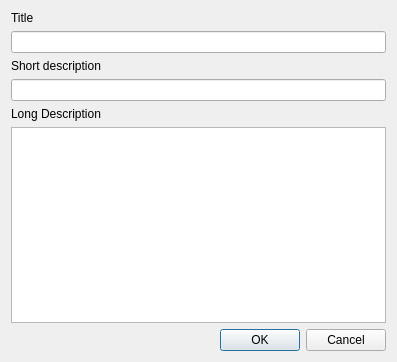
<?xml version="1.0" encoding="UTF-8"?>
<ui version="4.0">
 <class>KTemplateExportDlg</class>
 <widget class="QDialog" name="KTemplateExportDlg">
  <property name="geometry">
   <rect>
    <x>0</x>
    <y>0</y>
    <width>397</width>
    <height>362</height>
   </rect>
  </property>
  <property name="windowTitle">
   <string>Template Export Attributes</string>
  </property>
  <layout class="QGridLayout" name="gridLayout">
   <item row="6" column="0">
    <widget class="KTextEdit" name="m_longDescription"/>
   </item>
   <item row="4" column="0">
    <widget class="QLineEdit" name="m_shortDescription"/>
   </item>
   <item row="3" column="0">
    <widget class="QLabel" name="label_2">
     <property name="text">
      <string>Short description</string>
     </property>
    </widget>
   </item>
   <item row="5" column="0">
    <widget class="QLabel" name="label_3">
     <property name="text">
      <string>Long Description</string>
     </property>
    </widget>
   </item>
   <item row="1" column="0">
    <widget class="QLineEdit" name="m_title"/>
   </item>
   <item row="0" column="0">
    <widget class="QLabel" name="label">
     <property name="text">
      <string>Title</string>
     </property>
    </widget>
   </item>
   <item row="7" column="0">
    <widget class="QDialogButtonBox" name="buttonBox">
     <property name="orientation">
      <enum>Qt::Horizontal</enum>
     </property>
     <property name="standardButtons">
      <set>QDialogButtonBox::Cancel|QDialogButtonBox::Ok</set>
     </property>
    </widget>
   </item>
  </layout>
 </widget>
 <customwidgets>
  <customwidget>
   <class>KTextEdit</class>
   <extends>QTextEdit</extends>
   <header>ktextedit.h</header>
  </customwidget>
 </customwidgets>
 <tabstops>
  <tabstop>m_title</tabstop>
  <tabstop>m_shortDescription</tabstop>
  <tabstop>m_longDescription</tabstop>
 </tabstops>
 <resources/>
 <connections>
  <connection>
   <sender>buttonBox</sender>
   <signal>accepted()</signal>
   <receiver>KTemplateExportDlg</receiver>
   <slot>accept()</slot>
   <hints>
    <hint type="sourcelabel">
     <x>248</x>
     <y>254</y>
    </hint>
    <hint type="destinationlabel">
     <x>157</x>
     <y>274</y>
    </hint>
   </hints>
  </connection>
  <connection>
   <sender>buttonBox</sender>
   <signal>rejected()</signal>
   <receiver>KTemplateExportDlg</receiver>
   <slot>reject()</slot>
   <hints>
    <hint type="sourcelabel">
     <x>316</x>
     <y>260</y>
    </hint>
    <hint type="destinationlabel">
     <x>286</x>
     <y>274</y>
    </hint>
   </hints>
  </connection>
 </connections>
</ui>
